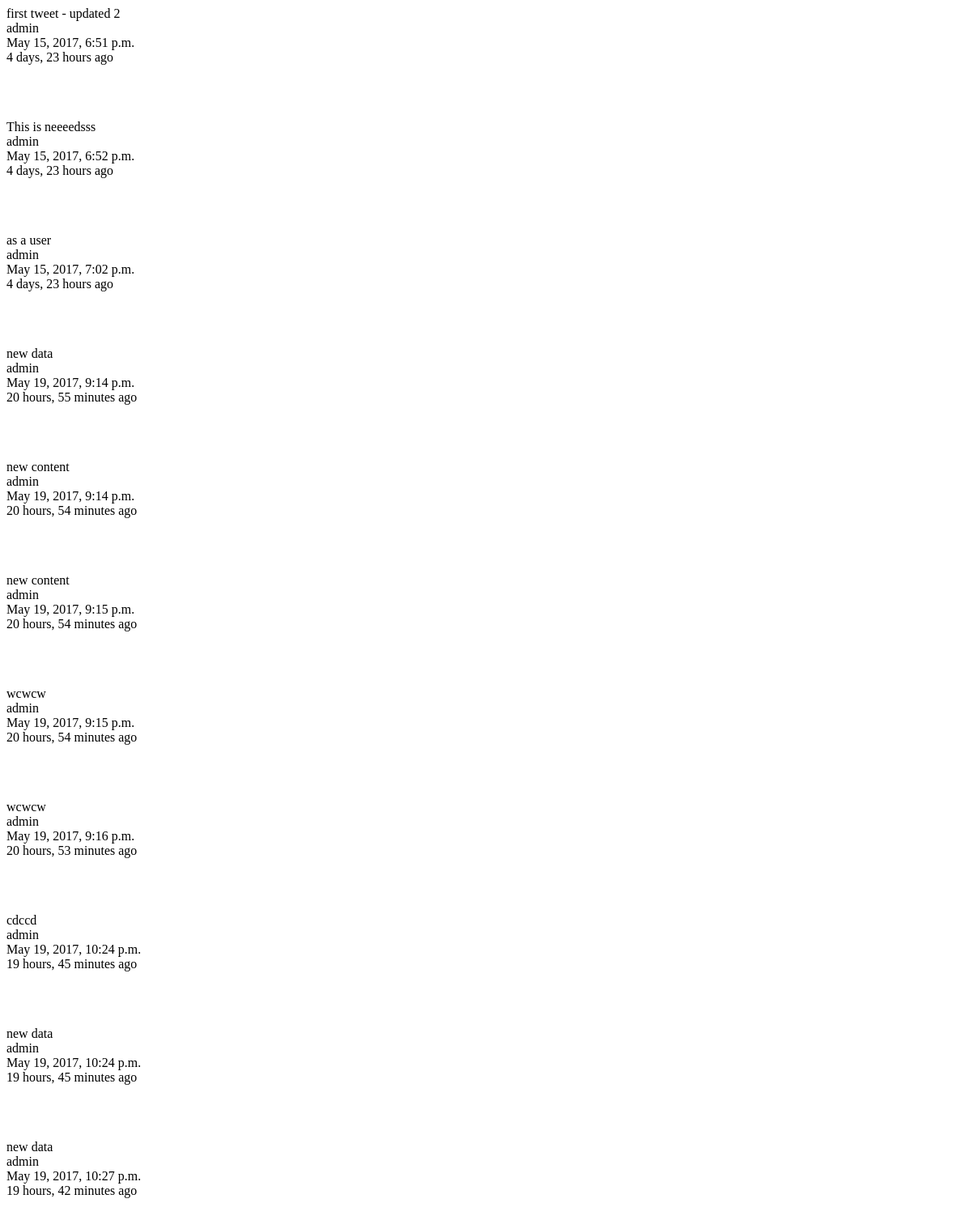
The app's page /tweet/, older data.
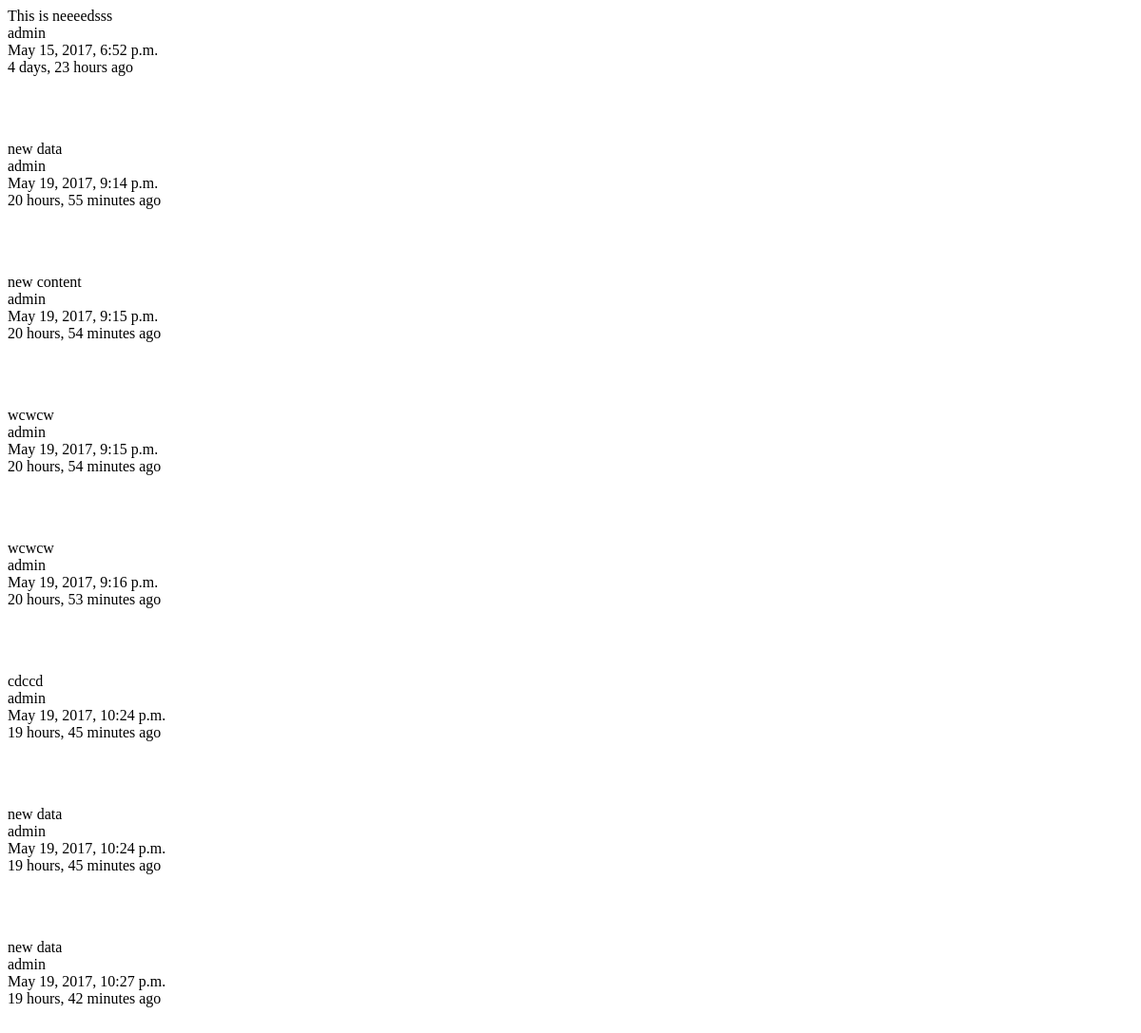
The same page, newer data.
### tweets/models.py (models this page shows, shortened)
class Tweet(models.Model):
    user        = models.ForeignKey(settings.AUTH_USER_MODEL)
    content     = models.CharField(max_length=140, validators=[validate_content])
    updated     = models.DateTimeField(auto_now=True)
    timestamp   = models.DateTimeField(auto_now_add=True)

### tweets/views.py (the view)
class TweetListView(ListView):
    queryset = Tweet.objects.all()
    def get_context_data(self, *args, **kwargs):
        context = super(TweetListView, self).get_context_data(*args, **kwargs)
        return context

### tweets/templates/tweets/tweet_list.html
{% for obj in object_list %}
  <p>{{ obj.content }} <br>
  {{ obj.user }} <br>
  {{ obj.timestamp }} <br>
  {{ obj.timestamp|timesince }} ago </p><br><br>
{% empty %}
  <p>No tweets yet.</p>
{% endfor %}

Row changes from the older to the newer data that the page shows:
removed Tweet: content "first tweet - updated 2", user "admin", timestamp "May 15, 2017, 6:51 p.m.", timestamp "4 days, 23 hours"
removed Tweet: content "as a user", user "admin", timestamp "May 15, 2017, 7:02 p.m.", timestamp "4 days, 23 hours"
removed Tweet: content "new content", user "admin", timestamp "May 19, 2017, 9:14 p.m.", timestamp "20 hours, 54 minutes"
